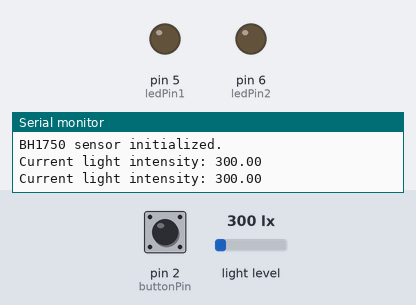
Bench run of a sketch on a simulated Arduino Uno, built with avr-gcc and run on an emulated ATmega328P. On the bench: output pins drawn as LEDs (lit = HIGH), the last lines printed to the serial monitor. Dashed ring = blinking. Inputs (shaded band) come from the test bench; at power-on: light level 300 lx, pin 2 (buttonPin) HIGH.

Above: at 1.8 s.
1.9 s: light level set to 32 lx
3.4 s: light level set to 27 lx
At 4.8 s:
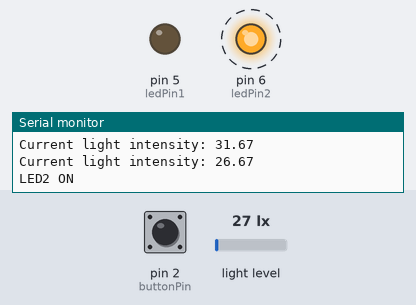
7.5 s: pin 2 (buttonPin) pulled LOW for 1.2 s
At 8.3 s:
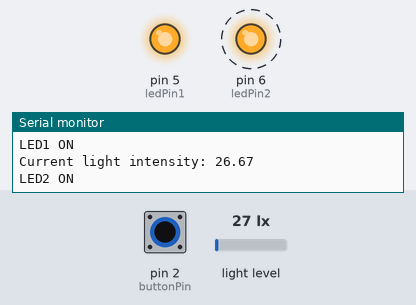
12.5 s: pin 2 (buttonPin) pulled LOW for 3.2 s
At 19.4 s:
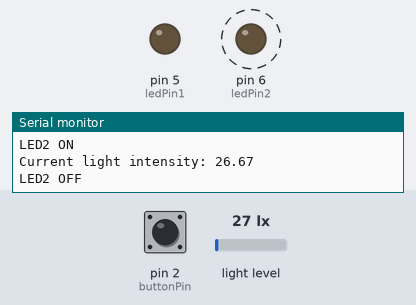
19.5 s: light level set to 40 lx
At 20.3 s:
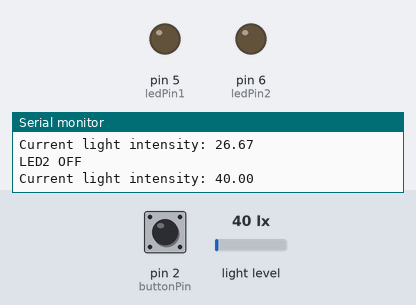
Timing chart, 0 to 22.0 s (numbered marks = the images above; inputs shaded):
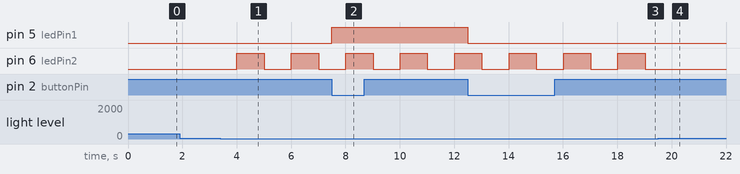

Measured:
- the behaviour switches between 31 and 30 lx on light level (found by bisection; images 0 and 1)
- after the input at 3.4 s, pin 6 (ledPin2): alternates HIGH for 1.0 s and LOW for 1.0 s, starting after 0.61 s
- after the input at 7.5 s, pin 5 (ledPin1): LOW → HIGH at once
- after the input at 12.5 s, pin 5 (ledPin1): HIGH → LOW at once
- after the input at 19.5 s, pin 6 (ledPin2): stays LOW (without the input it goes to HIGH after 0.53 s)

The sketch:

Multiple_Interrupts.ino
```cpp
#include <Wire.h>
#include <BH1750.h>

// Define pins for LED and button
const int buttonPin = 2;    // Pin for push button
const int ledPin1 = 5;      // Pin for LED1
const int ledPin2 = 6;      // Pin for LED2

// Create BH1750 object
BH1750 lightMeter;

// Variables to store sensor and button states
volatile bool led1State = false;
volatile bool led2State = false;

// Interrupt handler for the push button
void toggleLED1() {
  led1State = !led1State;  // Toggle LED1 state
  digitalWrite(ledPin1, led1State ? HIGH : LOW);
  Serial.println(led1State ? "LED1 ON" : "LED1 OFF");
}

void setup() {
  // Start serial communication for debugging
  Serial.begin(9600);

  // Set up the LED pins
  pinMode(ledPin1, OUTPUT);
  pinMode(ledPin2, OUTPUT);

  // Set up the button pin with internal pull-up resistor
  pinMode(buttonPin, INPUT_PULLUP);

  // Attach interrupt to button pin (FALLING edge)
  attachInterrupt(digitalPinToInterrupt(buttonPin), toggleLED1, FALLING);

  // Initialize the BH1750 light sensor
  Wire.begin();
  lightMeter.begin();
  lightMeter.configure(BH1750::CONTINUOUS_HIGH_RES_MODE);

  if (lightMeter.begin()) {
    Serial.println("BH1750 sensor initialized.");
  } else {
    Serial.println("Failed to initialize BH1750 sensor.");
    while (1);  // Halt if sensor fails to initialize
  }

  // Start measuring light in high-resolution mode
  lightMeter.configure(BH1750::CONTINUOUS_HIGH_RES_MODE);
}

void loop() {
  // Read light level from the BH1750 sensor
  float lux = lightMeter.readLightLevel(); // Get light intensity

  Serial.print("Current light intensity: ");
  Serial.println(lux);

  // If the light level is below a certain threshold, toggle LED2
  if (lux < 30) {  // Threshold of 100 lux
    led2State = !led2State;  // Toggle the state of LED2 (on/off)
    digitalWrite(ledPin2, led2State ? HIGH : LOW);  // Turn LED2 ON or OFF
    Serial.println(led2State ? "LED2 ON" : "LED2 OFF");
  }

  delay(1000);  // Delay for 1 second before the next reading
}
```
